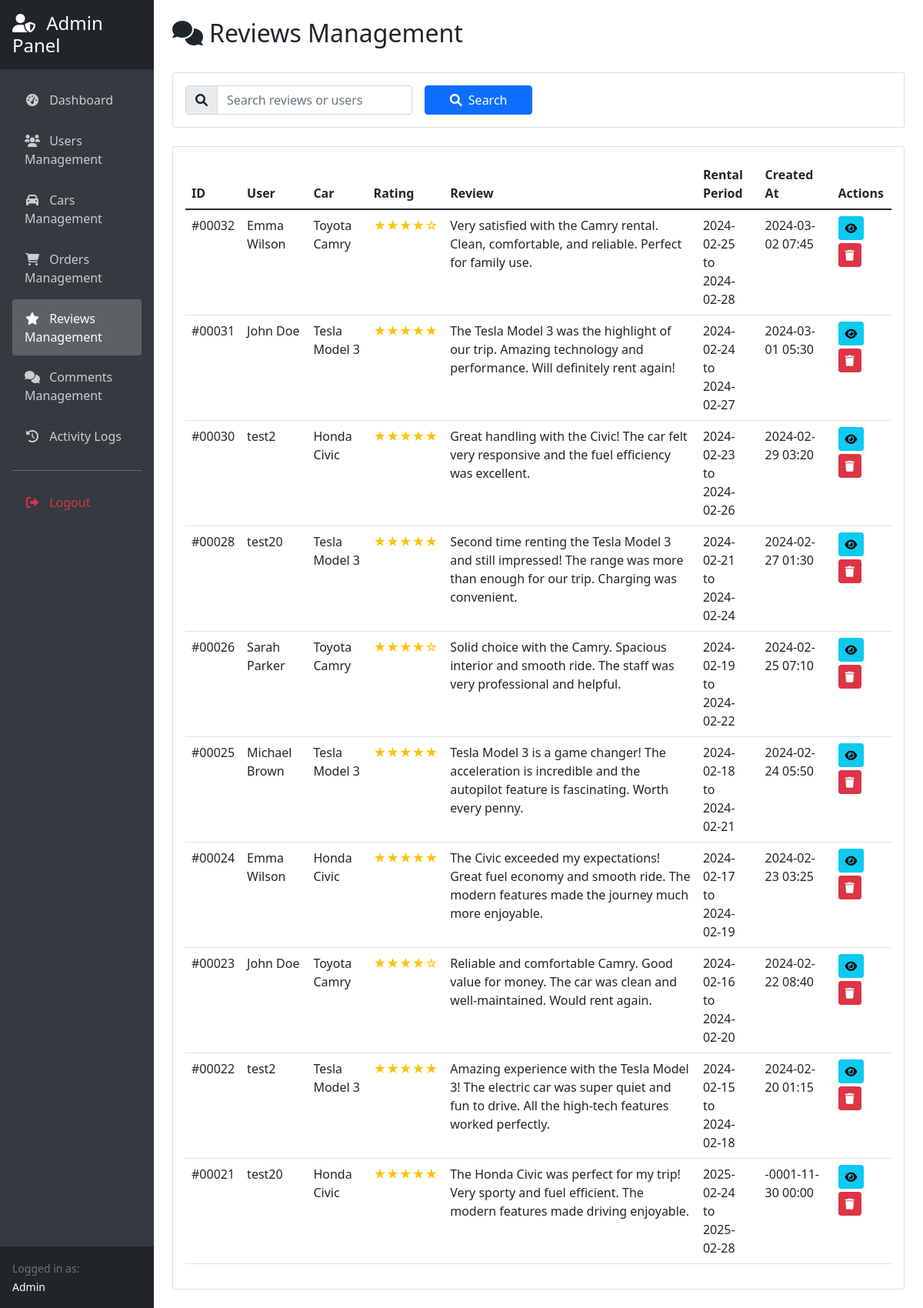
/admin_reviews.php (signed in), run on the app's committed database.
### tables this page shows
CREATE TABLE `reviews` (
  `id` int(11) NOT NULL,
  `order_id` int(11) NOT NULL,
  `user_id` int(11) NOT NULL,
  `car_id` int(11) NOT NULL,
  `rating` int(11) NOT NULL CHECK (`rating` between 1 and 5),
  `comment` text DEFAULT NULL,
  `created_at` timestamp NOT NULL DEFAULT current_timestamp()
);

CREATE TABLE `users` (
  `id` int(11) NOT NULL,
  `email` varchar(255) DEFAULT NULL,
  `password_hash` varchar(255) DEFAULT NULL,
  `google_id` varchar(255) DEFAULT NULL,
  `reset_token` varchar(255) DEFAULT NULL,
  `reset_expiry` datetime DEFAULT NULL,
  `failed_attempts` int(11) DEFAULT 0,
  `locked_until` datetime DEFAULT NULL,
  `oauth_provider` varchar(20) DEFAULT NULL,
  `name` varchar(100) DEFAULT NULL,
  `reset_code` varchar(6) DEFAULT NULL,
  `reset_code_expiry` datetime DEFAULT NULL,
  `phone` varchar(20) DEFAULT NULL,
  `role` varchar(10) DEFAULT 'user',
  `created_at` timestamp NOT NULL DEFAULT current_timestamp(),
  `status` tinyint(1) DEFAULT 1
);

CREATE TABLE `cars` (
  `id` int(11) NOT NULL,
  `name` varchar(255) NOT NULL,
  `brand` varchar(100) NOT NULL,
  `model` varchar(100) NOT NULL,
  `year` int(11) NOT NULL,
  `color` varchar(50) NOT NULL,
  `seats` int(11) NOT NULL,
  `transmission` enum('automatic','manual') NOT NULL,
  `fuel_type` enum('petrol','diesel','electric','hybrid') NOT NULL,
  `price_per_day` decimal(10,2) NOT NULL,
  `description` text DEFAULT NULL,
  `image_url` varchar(255) DEFAULT NULL,
  `status` enum('available','maintenance','rented') DEFAULT 'available',
  `created_at` timestamp NOT NULL DEFAULT current_timestamp(),
  `updated_at` timestamp NOT NULL DEFAULT current_timestamp() ON UPDATE current_timestamp()
);

CREATE TABLE `orders` (
  `id` int(11) NOT NULL,
  `user_id` int(11) NOT NULL,
  `car_id` int(11) NOT NULL,
  `start_date` datetime NOT NULL,
  `end_date` datetime NOT NULL,
  `total_price` decimal(10,2) NOT NULL,
  `status` enum('pending','paid','completed','cancelled') DEFAULT 'pending',
  `payment_id` varchar(255) DEFAULT NULL,
  `created_at` timestamp NOT NULL DEFAULT current_timestamp(),
  `payment_method` varchar(50) DEFAULT NULL,
  `payment_notes` text DEFAULT NULL,
  `paid_at` datetime DEFAULT NULL,
  `updated_at` timestamp NOT NULL DEFAULT current_timestamp() ON UPDATE current_timestamp()
);

### admin_reviews.php (the view, shortened to what this page needs)
<?php
require 'config.php';
$search = $_GET['search'] ?? '';
$page = $_GET['page'] ?? 1;
$limit = 10;
$offset = ($page - 1) * $limit;
$where_clauses = [];
$params = [];
$where_sql = $where_clauses ? "WHERE " . implode(" AND ", $where_clauses) : "";
$stmt = $pdo->prepare("
    SELECT
        r.*,
        u.name as user_name,
        c.name as car_name,
        o.start_date,
        o.end_date
    FROM reviews r
    LEFT JOIN users u ON r.user_id = u.id
    LEFT JOIN cars c ON r.car_id = c.id
    LEFT JOIN orders o ON r.order_id = o.id
    $where_sql
    ORDER BY r.created_at DESC
    LIMIT $limit OFFSET $offset
");
$stmt->execute($params);
$reviews = $stmt->fetchAll();
?>
<!DOCTYPE html>
<html>
<head>
    <link href="https://cdn.jsdelivr.net/npm/bootstrap@5.1.3/dist/css/bootstrap.min.css" rel="stylesheet">
    <link href="https://cdnjs.cloudflare.com/ajax/libs/font-awesome/6.0.0/css/all.min.css" rel="stylesheet">
</head>
<body>
    <div class="container-fluid">
        <div class="row">
            <?php include 'admin_sidebar.php'; ?>
            <div class="col-md-10 p-4">
                <div class="d-flex justify-content-between align-items-center mb-4">
                    <h2><i class="fas fa-comments me-2"></i>Reviews Management</h2>
                </div>
                <div class="card mb-4">
                    <div class="card-body">
                        <form class="row g-3">
                            <div class="col-md-4">
                                <div class="input-group">
                                    <span class="input-group-text"><i class="fas fa-search"></i></span>
                                    <input type="text" name="search" class="form-control"
                                           placeholder="Search reviews or users"
                                           value="<?php echo htmlspecialchars($search); ?>">
                                </div>
                            </div>
                            <div class="col-md-2">
                                <button type="submit" class="btn btn-primary w-100">
                                    <i class="fas fa-search me-2"></i>Search
                                </button>
                            </div>
                        </form>
                    </div>
                </div>
                <div class="card">
                    <div class="card-body">
                        <div class="table-responsive">
                            <table class="table">
                                <thead>
                                    <tr>
                                        <th>ID</th>
                                        <th>User</th>
                                        <th>Car</th>
                                        <th>Rating</th>
                                        <th>Review</th>
                                        <th>Rental Period</th>
                                        <th>Created At</th>
                                        <th>Actions</th>
                                    </tr>
                                </thead>
                                <tbody>
                                    <?php foreach ($reviews as $review): ?>
                                    <tr data-review-id="<?php echo $review['id']; ?>">
                                        <td>#<?php echo str_pad($review['id'], 5, '0', STR_PAD_LEFT); ?></td>
                                        <td><?php echo htmlspecialchars($review['user_name']); ?></td>
                                        <td><?php echo htmlspecialchars($review['car_name']); ?></td>
                                        <td>
                                            <div class="rating-stars">
                                                <?php
                                                for ($i = 1; $i <= 5; $i++) {
                                                    echo $i <= $review['rating'] ? '★' : '☆';
                                                }
                                                ?>
                                            </div>
                                        </td>
                                        <td>
                                            <div class="review-content">
                                                <?php echo nl2br(htmlspecialchars($review['comment'])); ?>
                                            </div>
                                        </td>
                                        <td>
                                            <?php echo date('Y-m-d', strtotime($review['start_date'])); ?>
                                            <br>to<br>
                                            <?php echo date('Y-m-d', strtotime($review['end_date'])); ?>
                                        </td>
                                        <td><?php echo date('Y-m-d H:i', strtotime($review['created_at'])); ?></td>
                                        <td>
                                            <button onclick="viewReview(<?php echo $review['id']; ?>)"
                                                    class="btn btn-sm btn-info mb-1">
                                                <i class="fas fa-eye"></i>
                                            </button>
                                            <button onclick="deleteReview(<?php echo $review['id']; ?>)"
                                                    class="btn btn-sm btn-danger">
                                                <i class="fas fa-trash"></i>
                                            </button>
                                        </td>
                                    </tr>
                                    <?php endforeach; ?>
                                </tbody>
                            </table>
                        </div>
                    </div>
                </div>
            </div>
        </div>
    </div>
</body>
</html>

### admin_reviews.php (style rules this page uses)
.review-content { max-height: 100px; overflow-y: auto; }
.rating-stars { color: #ffc107; }

### data on the page
reviews: id "00032", user.name "Emma Wilson", car.name "Toyota Camry", rating 4 (drawn), comment "Very satisfied with the Camry rental. Clean, comfortable, and reliable. Perfect for family use.", order.start_date "2024-02-25", order.end_date "2024-02-28", created_at "2024-03-02 07:45"
reviews: id "00031", user.name "John Doe", car.name "Tesla Model 3", comment "The Tesla Model 3 was the highlight of our trip. Amazing technology and performance. Will definitely rent again!", order.start_date "2024-02-24", order.end_date "2024-02-27", created_at "2024-03-01 05:30"
reviews: id "00030", user.name "test2", car.name "Honda Civic", comment "Great handling with the Civic! The car felt very responsive and the fuel efficiency was excellent.", order.start_date "2024-02-23", order.end_date "2024-02-26", created_at "2024-02-29 03:20"
reviews: id "00028", user.name "test20", car.name "Tesla Model 3", comment "Second time renting the Tesla Model 3 and still impressed! The range was more than enough for our trip. Charging was convenient.", order.start_date "2024-02-21", order.end_date "2024-02-24", created_at "2024-02-27 01:30"
reviews: id "00026", user.name "Sarah Parker", car.name "Toyota Camry", rating 4 (drawn), comment "Solid choice with the Camry. Spacious interior and smooth ride. The staff was very professional and helpful.", order.start_date "2024-02-19", order.end_date "2024-02-22", created_at "2024-02-25 07:10"
reviews: id "00025", user.name "Michael Brown", car.name "Tesla Model 3", comment "Tesla Model 3 is a game changer! The acceleration is incredible and the autopilot feature is fascinating. Worth every penny.", order.start_date "2024-02-18", order.end_date "2024-02-21", created_at "2024-02-24 05:50"
reviews: id "00024", user.name "Emma Wilson", car.name "Honda Civic", comment "The Civic exceeded my expectations! Great fuel economy and smooth ride. The modern features made the journey much more enjoyable.", order.start_date "2024-02-17", order.end_date "2024-02-19", created_at "2024-02-23 03:25"
reviews: id "00023", user.name "John Doe", car.name "Toyota Camry", rating 4 (drawn), comment "Reliable and comfortable Camry. Good value for money. The car was clean and well-maintained. Would rent again.", order.start_date "2024-02-16", order.end_date "2024-02-20", created_at "2024-02-22 08:40"
reviews: id "00022", user.name "test2", car.name "Tesla Model 3", comment "Amazing experience with the Tesla Model 3! The electric car was super quiet and fun to drive. All the high-tech features worked perfectly.", order.start_date "2024-02-15", order.end_date "2024-02-18", created_at "2024-02-20 01:15"
reviews: id "00021", user.name "test20", car.name "Honda Civic", comment "The Honda Civic was perfect for my trip! Very sporty and fuel efficient. The modern features made driving enjoyable.", order.start_date "2025-02-24", order.end_date "2025-02-28", created_at "-0001-11-30 00:00"

### other printed values
$_SESSION['name'] "Admin"
